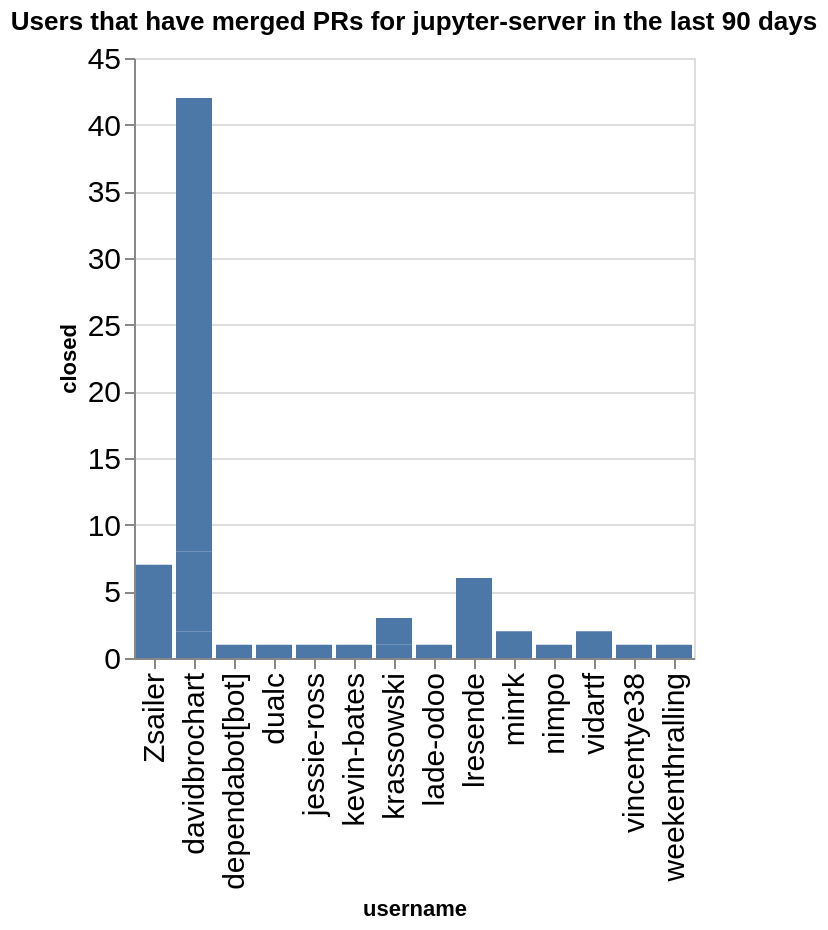

Here is the notebook cell this chart was saved with:
### Code cell
charts = []
title = f"Users that have merged PRs for {github_org} in the last {n_days} days"
ch = alt.Chart(data=closed_by_repo.replace(np.nan, 0), title=title).mark_bar().encode(
    x='username',
    y='closed',
)
ch

### Figure 1 — Vega-Lite specification as saved in the notebook (floating-point values rounded to 4 significant figures)
{"config": {"axisLeft": {"labelFontSize": 15}, "axisBottom": {"labelFontSize": 15}}, "data": {"name": "data-d9a24e8d9d805e9b35af7e77a974302c"}, "mark": {"type": "bar"}, "encoding": {"x": {"field": "username", "type": "nominal"}, "y": {"field": "closed", "type": "quantitative"}}, "title": "Users that have merged PRs for jupyter-server in the last 90 days", "$schema": "https://vega.github.io/schema/vega-lite/v5.20.1.json", "datasets": {"data-d9a24e8d9d805e9b35af7e77a974302c": [{"name": "enterprise_gateway", "username": "lresende", "closed": 6}, {"name": "enterprise_gateway", "username": "weekenthralling", "closed": 1}, {"name": "fps", "username": "davidbrochart", "closed": 2}, {"name": "gateway_provisioners", "username": "kevin-bates", "closed": 1}, {"name": "jupyter-resource-usage", "username": "krassowski", "closed": 1}, {"name": "jupyter-resource-usage", "username": "nimpo", "closed": 1}, {"name": "jupyter_server", "username": "Zsailer", "closed": 6}, {"name": "jupyter_server", "username": "dependabot[bot]", "closed": 1}, {"name": "jupyter_server", "username": "dualc", "closed": 1}, {"name": "jupyter_server", "username": "jessie-ross", "closed": 1}, {"name": "jupyter_server", "username": "lade-odoo", "closed": 1}, {"name": "jupyter_server", "username": "minrk", "closed": 2}, {"name": "jupyter_server", "username": "vidartf", "closed": 2}, {"name": "jupyter_server", "username": "vincentye38", "closed": 1}, {"name": "jupyter_server_terminals", "username": "Zsailer", "closed": 1}, {"name": "jupyter_ydoc", "username": "davidbrochart", "closed": 6}, {"name": "jupyter_ydoc", "username": "krassowski", "closed": 2}, {"name": "jupyverse", "username": "davidbrochart", "closed": 34}]}}
